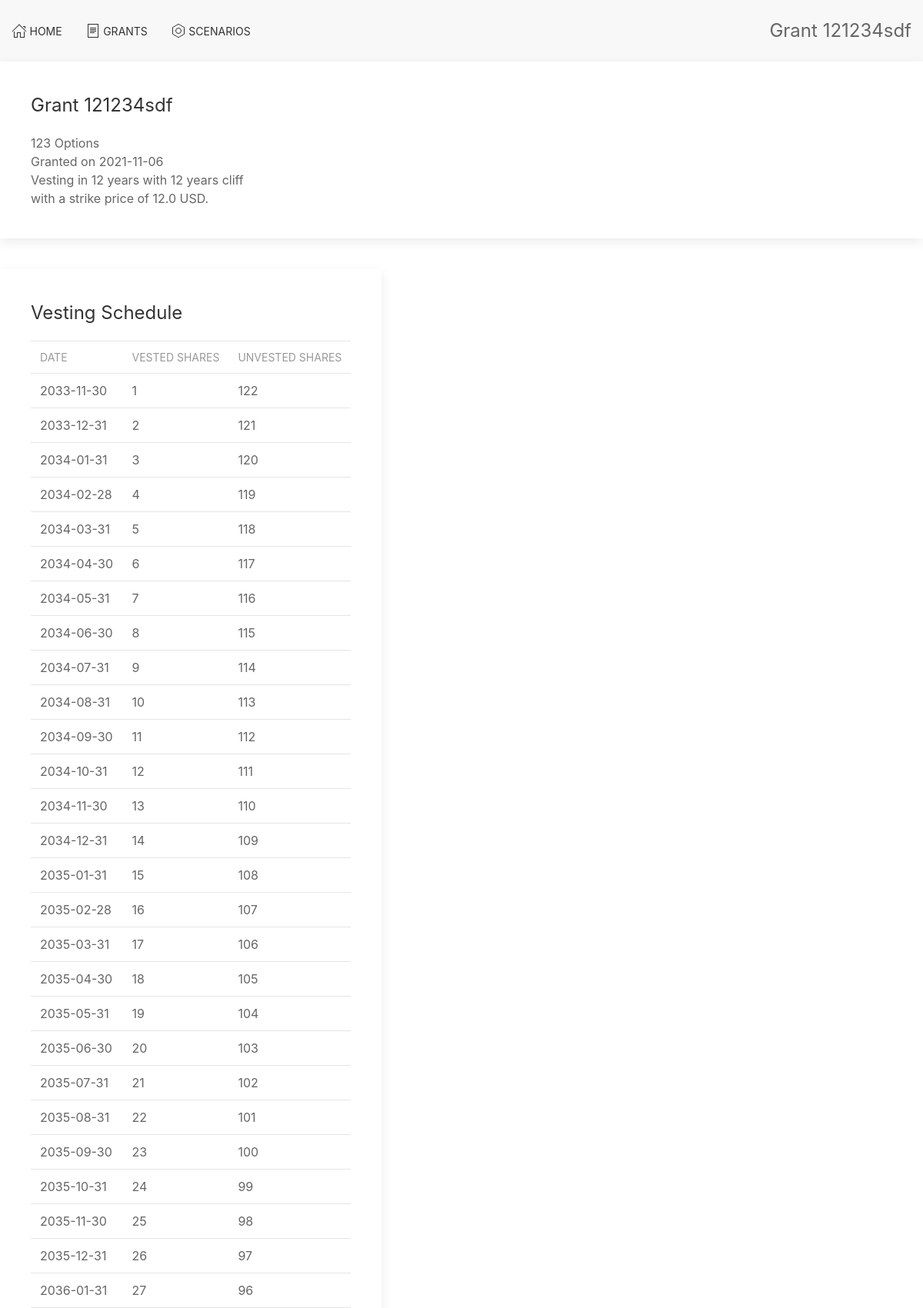
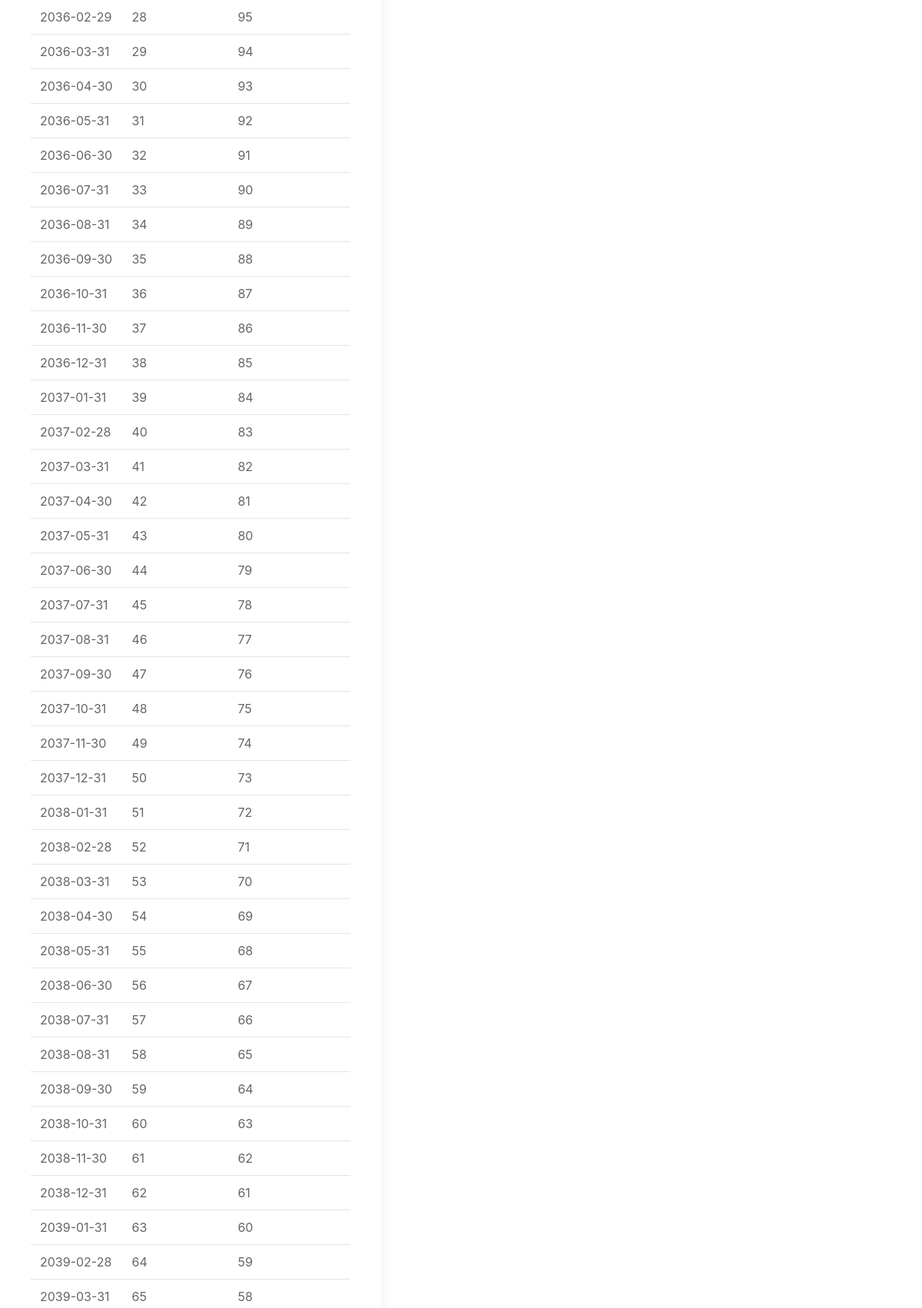
/grants/121234sdf (upper part), run on the app's committed database (2 pictures, top to bottom).
### tables this page shows
CREATE TABLE grants (
    name    TEXT NOT NULL PRIMARY KEY,
    kind    TEXT NOT NULL,
    shares  INTEGER NOT NULL,
    date    TEXT NOT NULL,
    cliff   INTEGER NOT NULL,
    vesting INTEGER NOT NULL,
    strike  FLOAT
);

### pegasus/webapp/equity/views.py (the view)
@grants.route("/grants/<name>")
def grant(name):
    grant = get_grant(name)
    schedule = get_vesting_schedule(grant)
    my_plot = plot_grant_schedule(schedule)
    return render_template("grant.jinja", grant=grant, plot=my_plot, schedule=schedule)

### pegasus/equity/entities.py (called while the page is built)
    @classmethod
    def from_dict(cls, dictionary):
        dictionary["date"] = to_datetime((dictionary["date"]))
        return cls(**{f.name: dictionary[f.name] for f in fields(cls)})

### pegasus/equity/vesting.py (called while the page is built)
def get_vesting_schedule(grant: Grant):
    start_date = grant.date + relativedelta(years=grant.cliff)
    end_date = start_date + relativedelta(months=12 * grant.vesting - 1)
    dates = date_range(start_date, end_date, freq="1M")
    schedule = DataFrame(
        {"vested": zeros(len(dates)), "unvested": zeros(len(dates))},
        index=dates,
        dtype=int,
    )
    unvested = grant.shares
    vested = 0
    for date in dates:
        to_vest = min(round(grant.shares / len(dates)), unvested)
        vested += to_vest
        unvested -= to_vest
        schedule.loc[date] = [vested, unvested]
    return schedule

def plot_grant_schedule(grant_schedule):
    fig, ax = plt.subplots()
    dated_bar_plot(
        grant_schedule.vested,
        ax,
        fig,
        12,
        label="Vested shares",
        fontsize=12,
        color="#2ecc71",
    )
    ax.legend(loc="upper left")
    ax.set_title("Vesting schedule", fontsize=16)
    ax.set_xlabel("Date", fontsize=14)
    ax.set_ylabel("# of shares", fontsize=14)
    fig.tight_layout()
    return encode_plot(fig)

### pegasus/webapp/app.py (called while the page is built)
@app.teardown_appcontext
def close_connection(exception):
    db = getattr(g, "_database", None)
    if db is not None:
        db.close()

### pegasus/webapp/db.py (called while the page is built)
def get_db():
    db = getattr(g, "_database", None)
    if db is None:
        conn = sqlite3.connect("database/test.db")
        conn.row_factory = sqlite3.Row
        db = g._database = conn
    return db

def query_one(query, args=()):
    cur = get_db().execute(query, args)
    rv = cur.fetchone()
    cur.close()
    return rv

### pegasus/webapp/equity/controllers.py (called while the page is built)
def grant_from_row(row):
    klass = OptionGrant if row["kind"] == "OPTION" else RSUGrant
    row_dict = dict(**row)
    return klass.from_dict(row_dict)

def get_grant(name):
    row = query_one("SELECT * FROM grants WHERE name = ?", (name,))
    return grant_from_row(row)

### pegasus/webapp/equity/plotting.py (called while the page is built)
def encode_plot(fig):
    figfile = BytesIO()
    fig.savefig(figfile, format="png")
    figfile.seek(0)
    figdata_png = base64.b64encode(figfile.read())
    return figdata_png.decode("utf-8")

def dated_bar_plot(data_series, ax, fig, max_ticks, *args, **kwargs):
    data_series.plot.line(ax=ax, style="-*", *args, **kwargs)

### pegasus/webapp/templates/grant.jinja (shortened to what this page needs)
{% extends "base.jinja" %}
{% block head %}
{{ super() }}
{% endblock %}
{%block pagetitle %} Grant {{grant.name}} {%endblock%}
{% block content %}
<div class="uk-child-width-expand@s" uk-grid>
    <div>
        <div class="uk-card uk-card-default uk-card-body">
                <h3>Grant {{ grant.name }}</h3>
                <p>
                    {{ grant.shares }} {{ grant.kind if  grant.kind == "RSU" else grant.kind.title() }}s
                    <br/>Granted on {{ grant.date.date() }}
                    <br/>Vesting in {{ grant.vesting }} years {% if grant.cliff != 0 %} with {{ grant.cliff }} years cliff {% endif %}
                    {% if grant.kind == "OPTION" %}<br/> with a strike price of {{ grant.strike }} USD. {% endif %}
                </p>
        </div>
    </div>
</div>
<div class="uk-grid-match" uk-grid>
    <div>
        <div class="uk-card uk-card-default uk-card-body">
            <h3>Vesting Schedule </h3>
            <table class="uk-table uk-table-small uk-table-divider uk-table-hover">
                <thead>
                    <tr>
                        <th>Date</th>
                        <th>Vested Shares</th>
                        <th>Unvested Shares</th>
                    </tr>
                </thead>
                <tbody>
                    {% for row in schedule.itertuples() %}
                    <tr>
                        <td>{{ row.Index.date() }}</td>
                        <td>{{ row.vested }}</td>
                        <td>{{ row.unvested }}</td>
                    </tr>
                    {% endfor %}
                </tbody>
            </table>
        </div>
    </div>
</div>
{% endblock %}

### data on the page
grants: name "121234sdf", shares "123", kind "Option", vesting "12", cliff "12", strike "12.0"

### other printed values
{{ grant.date.date() }} "2021-11-06"
{{ row.Index.date() }} "2033-11-30" "2033-12-31" "2034-01-31" "2034-02-28" "2034-03-31" "2034-04-30" "2034-05-31" "2034-06-30" "2034-07-31" "2034-08-31" "2034-09-30" "2034-10-31" "2034-11-30" "2034-12-31" "2035-01-31" "2035-02-28" "2035-03-31" "2035-04-30" "2035-05-31" "2035-06-30" "2035-07-31" "2035-08-31" "2035-09-30" "2035-10-31" "2035-11-30" "2035-12-31" "2036-01-31" "2036-02-29" "2036-03-31" "2036-04-30" "2036-05-31" "2036-06-30" "2036-07-31" "2036-08-31" "2036-09-30" "2036-10-31" "2036-11-30" "2036-12-31" "2037-01-31" "2037-02-28" "2037-03-31" "2037-04-30" "2037-05-31" "2037-06-30" "2037-07-31" "2037-08-31" "2037-09-30" "2037-10-31" "2037-11-30" "2037-12-31" "2038-01-31" "2038-02-28" "2038-03-31" "2038-04-30" "2038-05-31" "2038-06-30" "2038-07-31" "2038-08-31" "2038-09-30" "2038-10-31" "2038-11-30" "2038-12-31" "2039-01-31" "2039-02-28" "2039-03-31"
{{ row.vested }} "1" "2" "3" "4" "5" "6" "7" "8" "9" "10" "11" "12" "13" "14" "15" "16" "17" "18" "19" "20" "21" "22" "23" "24" "25" "26" "27" "28" "29" "30" "31" "32" "33" "34" "35" "36" "37" "38" "39" "40" "41" "42" "43" "44" "45" "46" "47" "48" "49" "50" "51" "52" "53" "54" "55" "56" "57" "58" "59" "60" "61" "62" "63" "64" "65"
{{ row.unvested }} "122" "121" "120" "119" "118" "117" "116" "115" "114" "113" "112" "111" "110" "109" "108" "107" "106" "105" "104" "103" "102" "101" "100" "99" "98" "97" "96" "95" "94" "93" "92" "91" "90" "89" "88" "87" "86" "85" "84" "83" "82" "81" "80" "79" "78" "77" "76" "75" "74" "73" "72" "71" "70" "69" "68" "67" "66" "65" "64" "63" "62" "61" "60" "59" "58"
